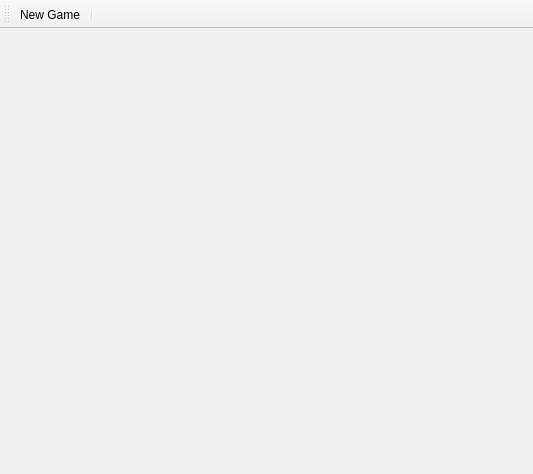
<?xml version="1.0" encoding="UTF-8"?>
<ui version="4.0">
 <class>MainWindow</class>
 <widget class="QMainWindow" name="MainWindow">
  <property name="geometry">
   <rect>
    <x>0</x>
    <y>0</y>
    <width>533</width>
    <height>474</height>
   </rect>
  </property>
  <property name="windowTitle">
   <string>MainWindow</string>
  </property>
  <widget class="QWidget" name="centralwidget">
   <layout class="QHBoxLayout" name="horizontalLayout">
    <item>
     <layout class="QGridLayout" name="gridLayout">
      <property name="sizeConstraint">
       <enum>QLayout::SetDefaultConstraint</enum>
      </property>
     </layout>
    </item>
   </layout>
  </widget>
  <widget class="QToolBar" name="toolBar">
   <property name="windowTitle">
    <string>toolBar</string>
   </property>
   <attribute name="toolBarArea">
    <enum>TopToolBarArea</enum>
   </attribute>
   <attribute name="toolBarBreak">
    <bool>false</bool>
   </attribute>
   <addaction name="actionNew_Game"/>
   <addaction name="separator"/>
  </widget>
  <action name="actionNew_Game">
   <property name="text">
    <string>New Game</string>
   </property>
  </action>
 </widget>
 <resources/>
 <connections>
  <connection>
   <sender>actionNew_Game</sender>
   <signal>triggered()</signal>
   <receiver>MainWindow</receiver>
   <slot>newGame()</slot>
   <hints>
    <hint type="sourcelabel">
     <x>-1</x>
     <y>-1</y>
    </hint>
    <hint type="destinationlabel">
     <x>376</x>
     <y>343</y>
    </hint>
   </hints>
  </connection>
 </connections>
 <slots>
  <slot>newGame()</slot>
 </slots>
</ui>
